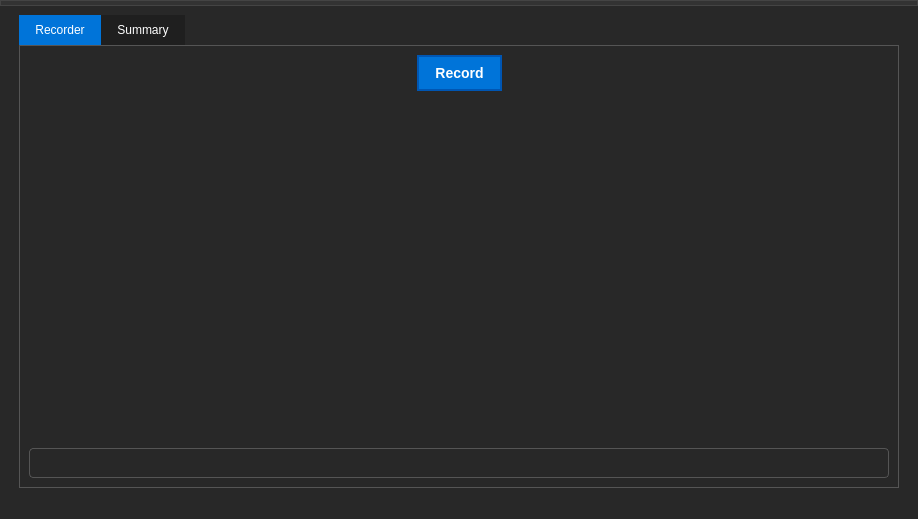
<?xml version="1.0" encoding="UTF-8"?>
<ui version="4.0">
 <class>MainWindow</class>
 <widget class="QMainWindow" name="MainWindow">
  <property name="geometry">
   <rect>
    <x>0</x>
    <y>0</y>
    <width>918</width>
    <height>519</height>
   </rect>
  </property>
  <property name="windowTitle">
   <string>MainWindow</string>
  </property>
  <property name="styleSheet">
   <string notr="true">/* Application Background */
QWidget {
    background-color: #282828; /* Dark Gray */
    color: #FFFFFF; /* White text */
}

/* Main Window */
QMainWindow {
    background-color: #282828; /* Dark Gray */
    color: #FFFFFF; /* White text */
}



/* Menu Items */
QMenu {
    background-color: #1F1F1F; /* Slightly Darker Gray */
    color: #FFFFFF; /* White text */
}

/* Menu Item Hover */
QMenu::item:selected {
    background-color: #444444; /* Dark Gray on hover */
}

/* Toolbars */
QToolBar {
    background-color: #1F1F1F; /* Slightly Darker Gray */
    color: #FFFFFF; /* White text */
}

/* Push Buttons */
QPushButton {
    background-color: #0074D9; /* Dark Blue */
    color: #FFFFFF; /* White text */
    border: 2px solid #0056B3; /* Darker Blue border */
    border-radius: 50px; /* Rounded corners */
    padding: 8px 16px; /* Padding around text */
    font-size: 14px; /* Font size */
    font-weight: bold; /* Bold text */
}

/* Push Button Hover */
QPushButton:hover {
    background-color: #0056B3; /* Darker Blue on hover */
}

/* Push Button Pressed */
QPushButton:pressed {
    background-color: #003E7D; /* Even darker blue when pressed */
}

/* Push Button Disabled */
QPushButton:disabled {
    background-color: #DDDDDD; /* Light gray for disabled */
    color: #999999; /* Dimmed text */
    border: 2px solid #CCCCCC; /* Slightly darker border for disabled */
}

/* LineEdits, TextEdits */
QLineEdit, QTextEdit {
    background-color: #1F1F1F; /* Slightly Darker Gray */
    color: #FFFFFF; /* White text */
    border: 2px solid #444444; /* Dark Gray border */
    border-radius: 5px; /* Rounded corners */
    padding: 5px; /* Padding around text */
    font-size: 20px;
}

/* LineEdit and TextEdit Focus */
QLineEdit:focus, QTextEdit:focus {
    border-color: #77A1D3; /* Light Blue border when focused */
}

/* ScrollBars */
QScrollBar:vertical {
    background-color: #1F1F1F; /* Slightly Darker Gray */
    width: 10px; /* Scroll bar width */
    border-radius: 5px; /* Rounded corners */
}

QScrollBar::handle:vertical {
    background-color: #444444; /* Dark Gray scroll bar handle */
}

QScrollBar::add-line:vertical, QScrollBar::sub-line:vertical {
    border: none;
    background: none;
}

/* Labels */
/* QLabel with Background Color */
QLabel#coloredLabel {
    background-color: #FF5733; /* Orange background */
    color: #FFFFFF; /* White text */
    padding: 5px; /* Padding around text */
    border-radius: 4px; /* Rounded corners */
}

/* QLabel with Border */
QLabel#borderedLabel {
    border: 2px solid #3498DB; /* Border with a blue color */
    padding: 5px; /* Padding around text */
    border-radius: 4px; /* Rounded corners */
}

/* QLabel with Custom Font */
QLabel#customFontLabel {
    font-family: &quot;Arial&quot;; /* Custom font family */
    font-size: 18px; /* Custom font size */
    font-weight: bold; /* Bold text */
}

/* QLabel with Text Shadow */
QLabel#shadowLabel {
    text-shadow: 2px 2px 4px #333333; /* Text shadow with offset and color */
}

/* QLabel with Underline */
QLabel#underlinedLabel {
    text-decoration: underline; /* Underline text */
}

/* QLabel with Strike Through */
QLabel#strikeThroughLabel {
    text-decoration: line-through; /* Strike through text */
}

/* QLabel with Text Alignment */
QLabel#centeredLabel {
    text-align: center; /* Center-align text */
}

/* QLabel with Text Color Gradient */
QLabel#gradientLabel {
    background: linear-gradient(to right, #3498DB, #FF5733); /* Text color gradient */
    -webkit-background-clip: text; /* Apply gradient to text */
    color: transparent; /* Hide text color */
}











/* Better QLabel Visualization */
QLabel {
    font-size: 16px; /* Adjust font size for better readability */
    padding: 5px; /* Add padding for better spacing */
    background-color: #282828; /* Dark Gray background */
    color: #FFFFFF; /* White text for contrast */
    border: 1px solid #555555; /* Subtle border */
    border-radius: 4px; /* Rounded corners */
}

/* QLabel with Hover Effect */
QLabel:hover {
    background-color: #333333; /* Slightly darker gray on hover */
}

/* QLabel with Custom Background Color */
QLabel#customColorLabel {
    background-color: #3498DB; /* Blue background for specific label */
    color: #FFFFFF; /* White text for contrast */
}

/* QLabel with Text Shadow */
QLabel#shadowLabel {
    text-shadow: 1px 1px 2px #000000; /* Light text shadow */
}

/* QLabel with Bold Text */
QLabel#boldTextLabel {
    font-weight: bold; /* Bold text */
}

/* QLabel with Italics */
QLabel#italicLabel {
    font-style: italic; /* Italics */
}

/* QLabel with Underline */
QLabel#underlinedLabel {
    text-decoration: underline; /* Underline text */
}

/* QLabel with Strike Through */
QLabel#strikeThroughLabel {
    text-decoration: line-through; /* Strike through text */
}










/* Slider Stylesheet */
QSlider {
    background: transparent; /* Transparent background */
    border: none; /* No border */
}

/* Slider Groove (Track) */
QSlider::groove:horizontal {
    background: #555555; /* Gray track background */
    height: 6px; /* Height of the track */
    border-radius: 3px; /* Rounded corners */
}

/* Slider Handle */
QSlider::handle:horizontal {
    background: #3498DB; /* Blue handle background */
    width: 16px; /* Width of the handle */
    margin: -8px 0; /* Center the handle vertically */
    border-radius: 8px; /* Round handle corners */
}

/* Slider Handle Hovered State */
QSlider::handle:horizontal:hover {
    background: #2581C0; /* Darker blue on hover */
}

/* Slider Handle Pressed State */
QSlider::handle:horizontal:pressed {
    background: #1B6CAB; /* Even darker blue when pressed */
}















/* Checkbox Stylesheet for Dark Background (Enhanced) */
QCheckBox {
    background: transparent; /* Transparent background */
    spacing: 5px; /* Spacing between the checkbox and text */
    font-size: 14px; /* Font size */
    font-weight: bold; /* Bold text */
    color: #FFFFFF; /* White text for contrast */
}

/* Checkbox Indicator (Unchecked) */
QCheckBox::indicator {
    width: 16px; /* Width of the indicator */
    height: 16px; /* Height of the indicator */
    border: 2px solid #FFFFFF; /* White border for contrast */
    border-radius: 3px; /* Rounded indicator */
}

/* Checkbox Indicator (Checked) */
QCheckBox::indicator:checked {
    background: #3498DB; /* Blue background when checked */
    border: 2px solid #FFFFFF; /* White border when checked */
}

/* Checkbox Indicator (Hovered) */
QCheckBox::indicator:hover {
    border: 2px solid #FFFFFF; /* White border on hover for contrast */
}

/* Checkbox Text (Unchecked) */
QCheckBox::indicator:unchecked {
    background: transparent; /* Transparent background for unchecked */
    border-radius: 3px; /* Rounded indicator */
}

/* Checkbox Text (Checked) */
QCheckBox::indicator:checked:hover {
    border: 2px solid #FFFFFF; /* White border on hover when checked */
}

/* Checkbox Text (Hovered) */
QCheckBox::indicator:unchecked:hover {
    border: 2px solid #FFFFFF; /* White border on hover for unchecked */
}

/* Checkbox Text (Disabled) */
QCheckBox:disabled {
    color: #888888; /* Dimmed text for disabled */
}

/* Checkbox Indicator (Disabled) */
QCheckBox::indicator:unchecked:disabled {
    background: transparent; /* Transparent background for unchecked when disabled */
    border: 2px solid #777777; /* Slightly darker gray border for unchecked when disabled */
}

QCheckBox::indicator:checked:disabled {
    background: #999999; /* Light gray background when checked and disabled */
}













/* QGraphicsView Stylesheet */
QGraphicsView {
    background-color: #333333; /* Dark background color */
    border: 1px solid #555555; /* Border for the QGraphicsView */
    border-radius: 4px; /* Rounded corners */
}

/* Scroll Bars */
QScrollBar:horizontal, QScrollBar:vertical {
    background-color: #555555; /* Scroll bar background color */
    border-radius: 4px; /* Rounded corners for the scroll bars */
}

QScrollBar::handle:horizontal, QScrollBar::handle:vertical {
    background-color: #888888; /* Scroll bar handle color */
    border-radius: 4px; /* Rounded handle */
}

QScrollBar::handle:horizontal:hover, QScrollBar::handle:vertical:hover {
    background-color: #AAAAAA; /* Hover effect on the handle */
}

QScrollBar::sub-line, QScrollBar::add-line {
    background: none; /* No background for arrow buttons */
}

QScrollBar::add-line:vertical {
    height: 0px; /* Hide vertical scroll bar's bottom arrow button */
}

QScrollBar::sub-line:vertical {
    height: 0px; /* Hide vertical scroll bar's top arrow button */
}

QScrollBar::add-line:horizontal {
    width: 0px; /* Hide horizontal scroll bar's right arrow button */
}

QScrollBar::sub-line:horizontal {
    width: 0px; /* Hide horizontal scroll bar's left arrow button */
}













/* QTextEdit Stylesheet (Improved) */
QTextEdit {
    background-color: #282828; /* Dark background */
    border: 1px solid #444444; /* Dark gray border */
    border-radius: 4px; /* Rounded corners */
    font-size: 4px; /* Font size */
    color: #FFFFFF; /* White text color */
    padding: 5px; /* Padding around the text */
}

/* QTextEdit Focus State */
QTextEdit:focus {
    border-color: #3498DB; /* Blue border when focused */
}

/* QTextEdit Scroll Bars */
QTextEdit QScrollBar:vertical {
    background-color: #282828; /* Dark background for vertical scrollbar */
    width: 12px; /* Scroll bar width */
    margin: 0px; /* No margin for scrollbar */
}

QTextEdit QScrollBar::handle:vertical {
    background-color: #555555; /* Gray scrollbar handle */
    border-radius: 6px; /* Rounded scrollbar handle */
}

QTextEdit QScrollBar::add-line:vertical,
QTextEdit QScrollBar::sub-line:vertical {
    background: none; /* No background for arrow buttons */
}

QTextEdit QScrollBar::add-page:vertical,
QTextEdit QScrollBar::sub-page:vertical {
    background: none; /* No background for page buttons */
}


/* Custom Styles for Signal Viewer Components */
/* Add your custom styles for specific components here */












/* QMenuBar Stylesheet for Dark Theme */
QMenuBar {
    background-color: #333333; /* Dark background color */
    color: #FFFFFF; /* Text color */
    padding: 2px; /* Add some padding to the menu bar */
    border: 1px solid #444444; /* Dark gray border */
}

/* QMenuBar Item Styles */
QMenuBar::item {
    background-color: transparent; /* Transparent background for items */
    padding: 6px 12px; /* Padding for items */
    border-radius: 4px; /* Rounded corners for items */
}

/* QMenuBar Item Hover State */
QMenuBar::item:hover {
    background-color: #555555; /* Slightly darker background on hover */
}

/* QMenuBar Item Pressed State */
QMenuBar::item:pressed {
    background-color: #1B6CAB; /* Darker blue background when pressed */
    color: #FFFFFF; /* White text color when pressed */
}

/* QMenuBar Submenu Arrow */
QMenuBar::item:open:menu {
    subcontrol-origin: padding;
    subcontrol-position: right;
    padding-right: 8px; /* Spacing for submenu arrow */
    border-top-right-radius: 4px; /* Rounded corner for the right side */
    border-bottom-right-radius: 4px; /* Rounded corner for the right side */
}

/* QMenuBar Submenu Styles */
QMenu {
    background-color: #333333; /* Dark background for submenu */
    border: 1px solid #444444; /* Dark gray border for submenu */
}

/* QMenuBar Submenu Item Styles */
QMenu::item {
    background-color: transparent; /* Transparent background for submenu items */
    padding: 6px 18px; /* Padding for submenu items */
}

/* QMenuBar Submenu Item Hover State */
QMenu::item:hover {
    background-color: #555555; /* Slightly darker background on hover for submenu items */
}




/* QMenuBar Stylesheet with Enhanced Text */
QMenuBar {
    background-color: #333333; /* Dark background color */
    color: #FFFFFF; /* Text color */
    padding: 2px; /* Add some padding to the menu bar */
    border: 1px solid #444444; /* Dark gray border */
    font-size: 16px; /* Font size for menu bar items */
    font-weight: bold; /* Bold text for menu bar items */
}

/* QMenuBar Item Styles */
QMenuBar::item {
    background-color: transparent; /* Transparent background for items */
    padding: 6px 12px; /* Padding for items */
    border-radius: 4px; /* Rounded corners for items */
}

/* QMenuBar Item Hover State */
QMenuBar::item:hover {
    background-color: #555555; /* Slightly darker background on hover */
}

/* QMenuBar Item Pressed State */
QMenuBar::item:pressed {
    background-color: #1B6CAB; /* Darker blue background when pressed */
    color: #FFFFFF; /* White text color when pressed */
}

/* QMenuBar Submenu Arrow */
QMenuBar::item:open:menu {
    subcontrol-origin: padding;
    subcontrol-position: right;
    padding-right: 8px; /* Spacing for submenu arrow */
    border-top-right-radius: 4px; /* Rounded corner for the right side */
    border-bottom-right-radius: 4px; /* Rounded corner for the right side */
}

/* QMenuBar Submenu Styles */
QMenu {
    background-color: #333333; /* Dark background for submenu */
    border: 1px solid #444444; /* Dark gray border for submenu */
}

/* QMenuBar Submenu Item Styles */
QMenu::item {
    background-color: transparent; /* Transparent background for submenu items */
    padding: 6px 18px; /* Padding for submenu items */
}

/* QMenuBar Submenu Item Hover State */
QMenu::item:hover {
    background-color: #555555; /* Slightly darker background on hover for submenu items */
}



/* ComboBox Stylesheet */
QComboBox {
    background-color: #1F1F1F; /* Slightly Darker Gray */
    color: #FFFFFF; /* White text */
    border: 2px solid #444444; /* Dark Gray border */
    border-radius: 5px; /* Rounded corners */
    padding: 5px; /* Padding around text */
    min-width: 6em; /* Minimum width of the combo box */
}

/* ComboBox Arrow */
QComboBox::drop-down {
    subcontrol-origin: padding;
    subcontrol-position: center right;
    width: 15px; /* Adjust the width of the arrow */
    border-left-width: 0px; /* No border on the left side of the arrow */
    border-top-right-radius: 5px; /* Rounded top-right corner for arrow background */
    border-bottom-right-radius: 5px; /* Rounded bottom-right corner for arrow background */
    background-color: #444444; /* Dark Gray for the arrow background */
}

/* ComboBox Items */
QComboBox QAbstractItemView {
    background-color: #1F1F1F; /* Slightly Darker Gray */
    color: #FFFFFF; /* White text */
    selection-background-color: #444444; /* Dark Gray on item selection */
}

/* ComboBox Hovered State */
QComboBox QAbstractItemView::item:hover {
    background-color: #444444; /* Dark Gray on item hover */
}

/* ComboBox Focus State */
QComboBox:focus {
    border-color: #77A1D3; /* Light Blue border when focused */
}


/* QTabWidget Stylesheet */
QTabWidget {
    background-color: #282828; /* Dark Gray background */
    color: #FFFFFF; /* White text */
}

/* QTabWidget Tab Bar */
QTabBar {
    background-color: #1F1F1F; /* Slightly Darker Gray */
    color: #FFFFFF; /* White text */
}

/* QTabWidget Tab Item */
QTabBar::tab {
    background-color: #1F1F1F; /* Slightly Darker Gray */
    color: #FFFFFF; /* White text */
    padding: 8px 16px; /* Padding around text */
}

/* QTabWidget Tab Item Hover State */
QTabBar::tab:hover {
    background-color: #444444; /* Dark Gray on hover */
}

/* QTabWidget Tab Item Selected State */
QTabBar::tab:selected {
    background-color: #0074D9; /* Dark Blue when selected */
}

/* QTabWidget Tab Item Disabled State */
QTabBar::tab:disabled {
    background-color: #DDDDDD; /* Light gray for disabled */
    color: #999999; /* Dimmed text */
}

/* QTabWidget Pane */
QTabWidget::pane {
    background-color: #282828; /* Dark Gray background */
    border: 1px solid #555555; /* Subtle border */
}

/* QTabWidget Content Area */
QTabWidget::tab-content {
    background-color: #282828; /* Dark Gray background for content area */
    color: #FFFFFF; /* White text */
    border: 1px solid #555555; /* Subtle border for content area */
    border-top: none; /* Remove top border to seamlessly blend with the tab bar */
}

/* QTableWidget Stylesheet */
QTableWidget {
    background-color: #282828; /* Dark Gray background */
    color: #FFFFFF; /* White text */
    gridline-color: #555555; /* Color of gridlines */
    selection-background-color: #444444; /* Dark Gray on item selection */
}

/* QTableWidget Header */
QHeaderView {
    background-color: #1F1F1F; /* Slightly Darker Gray for header */
    color: #FFFFFF; /* White text */
    border: 1px solid #555555; /* Subtle border for header */
}

/* QTableWidget Header Section */
QHeaderView::section {
    background-color: #1F1F1F; /* Slightly Darker Gray for header section */
    color: #FFFFFF; /* White text */
    padding: 5px; /* Padding for header section */
}

/* QTableWidget Header Section Hover State */
QHeaderView::section:hover {
    background-color: #444444; /* Dark Gray on hover */
}

/* QTableWidget Item */
QTableWidget::item {
    background-color: #1F1F1F; /* Slightly Darker Gray for items */
    color: #FFFFFF; /* White text */
    border: 1px solid #555555; /* Subtle border for items */
    padding: 5px; /* Padding for items */
}

/* QTableWidget Item Hover State */
QTableWidget::item:hover {
    background-color: #444444; /* Dark Gray on hover */
}

/* QTableWidget Item Selected State */
QTableWidget::item:selected {
    background-color: #0074D9; /* Dark Blue when selected */
}

/* QTableWidget Item Disabled State */
QTableWidget::item:disabled {
    background-color: #DDDDDD; /* Light gray for disabled */
    color: #999999; /* Dimmed text */
    border: 1px solid #CCCCCC; /* Slightly darker border for disabled items */
}

/* QTableWidget Focus State */
QTableWidget:focus {
    border-color: #77A1D3; /* Light Blue border when focused */
}

/* QTableWidget Alternating Row Colors */
QTableWidget::alternate-background-color {
    background-color: #282828; /* Dark Gray for alternating rows */
}


</string>
  </property>
  <widget class="QWidget" name="centralwidget">
   <layout class="QGridLayout" name="gridLayout">
    <item row="0" column="1">
     <widget class="QTabWidget" name="tabWidget">
      <property name="currentIndex">
       <number>0</number>
      </property>
      <widget class="QWidget" name="RecorderTab">
       <attribute name="title">
        <string>Recorder</string>
       </attribute>
       <layout class="QGridLayout" name="gridLayout_3">
        <item row="0" column="0">
         <layout class="QVBoxLayout" name="verticalLayout_2">
          <item>
           <layout class="QHBoxLayout" name="horizontalLayout">
            <item>
             <spacer name="horizontalSpacer_2">
              <property name="orientation">
               <enum>Qt::Horizontal</enum>
              </property>
              <property name="sizeHint" stdset="0">
               <size>
                <width>40</width>
                <height>20</height>
               </size>
              </property>
             </spacer>
            </item>
            <item>
             <widget class="QPushButton" name="RecordButton">
              <property name="text">
               <string>Record</string>
              </property>
             </widget>
            </item>
            <item>
             <spacer name="horizontalSpacer">
              <property name="orientation">
               <enum>Qt::Horizontal</enum>
              </property>
              <property name="sizeHint" stdset="0">
               <size>
                <width>40</width>
                <height>20</height>
               </size>
              </property>
             </spacer>
            </item>
           </layout>
          </item>
          <item>
           <spacer name="verticalSpacer_2">
            <property name="orientation">
             <enum>Qt::Vertical</enum>
            </property>
            <property name="sizeType">
             <enum>QSizePolicy::Fixed</enum>
            </property>
            <property name="sizeHint" stdset="0">
             <size>
              <width>20</width>
              <height>10</height>
             </size>
            </property>
           </spacer>
          </item>
          <item>
           <widget class="PlotWidget" name="SpectWidget" native="true">
            <property name="sizePolicy">
             <sizepolicy hsizetype="Expanding" vsizetype="Expanding">
              <horstretch>0</horstretch>
              <verstretch>0</verstretch>
             </sizepolicy>
            </property>
           </widget>
          </item>
          <item>
           <spacer name="verticalSpacer">
            <property name="orientation">
             <enum>Qt::Vertical</enum>
            </property>
            <property name="sizeType">
             <enum>QSizePolicy::Fixed</enum>
            </property>
            <property name="sizeHint" stdset="0">
             <size>
              <width>20</width>
              <height>10</height>
             </size>
            </property>
           </spacer>
          </item>
          <item>
           <widget class="QLabel" name="AccessLabel">
            <property name="text">
             <string/>
            </property>
           </widget>
          </item>
         </layout>
        </item>
       </layout>
      </widget>
      <widget class="QWidget" name="SummaryTab">
       <attribute name="title">
        <string>Summary</string>
       </attribute>
       <layout class="QGridLayout" name="gridLayout_2">
        <item row="0" column="0">
         <layout class="QVBoxLayout" name="verticalLayout">
          <item>
           <widget class="QTableWidget" name="tableWidget"/>
          </item>
          <item>
           <widget class="QTableWidget" name="tableWidget_2"/>
          </item>
         </layout>
        </item>
       </layout>
      </widget>
     </widget>
    </item>
    <item row="0" column="0">
     <spacer name="horizontalSpacer_3">
      <property name="orientation">
       <enum>Qt::Horizontal</enum>
      </property>
      <property name="sizeType">
       <enum>QSizePolicy::Fixed</enum>
      </property>
      <property name="sizeHint" stdset="0">
       <size>
        <width>10</width>
        <height>20</height>
       </size>
      </property>
     </spacer>
    </item>
    <item row="0" column="2">
     <spacer name="horizontalSpacer_4">
      <property name="orientation">
       <enum>Qt::Horizontal</enum>
      </property>
      <property name="sizeType">
       <enum>QSizePolicy::Fixed</enum>
      </property>
      <property name="sizeHint" stdset="0">
       <size>
        <width>10</width>
        <height>20</height>
       </size>
      </property>
     </spacer>
    </item>
   </layout>
  </widget>
  <widget class="QMenuBar" name="menubar">
   <property name="geometry">
    <rect>
     <x>0</x>
     <y>0</y>
     <width>918</width>
     <height>40</height>
    </rect>
   </property>
  </widget>
  <widget class="QStatusBar" name="statusbar"/>
 </widget>
 <customwidgets>
  <customwidget>
   <class>PlotWidget</class>
   <extends>QWidget</extends>
   <header location="global">pyqtgraph.h</header>
   <container>1</container>
  </customwidget>
 </customwidgets>
 <resources/>
 <connections/>
</ui>
